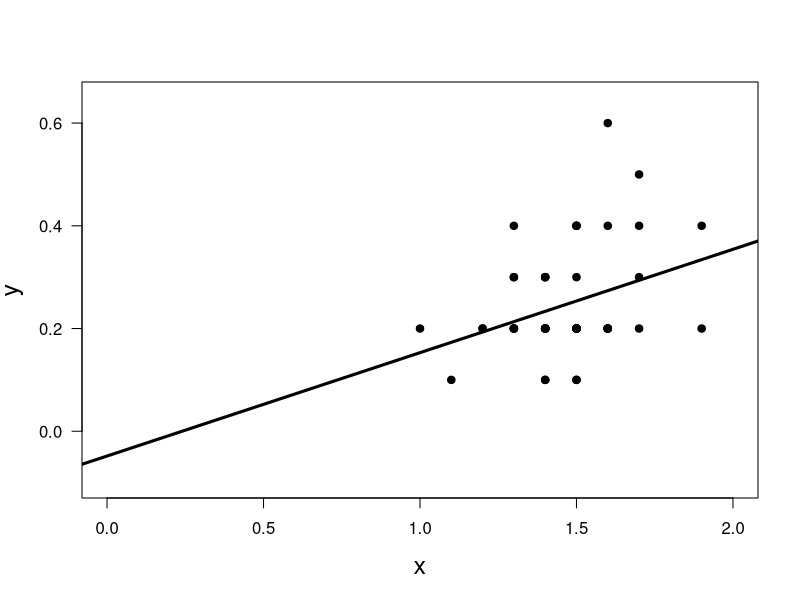
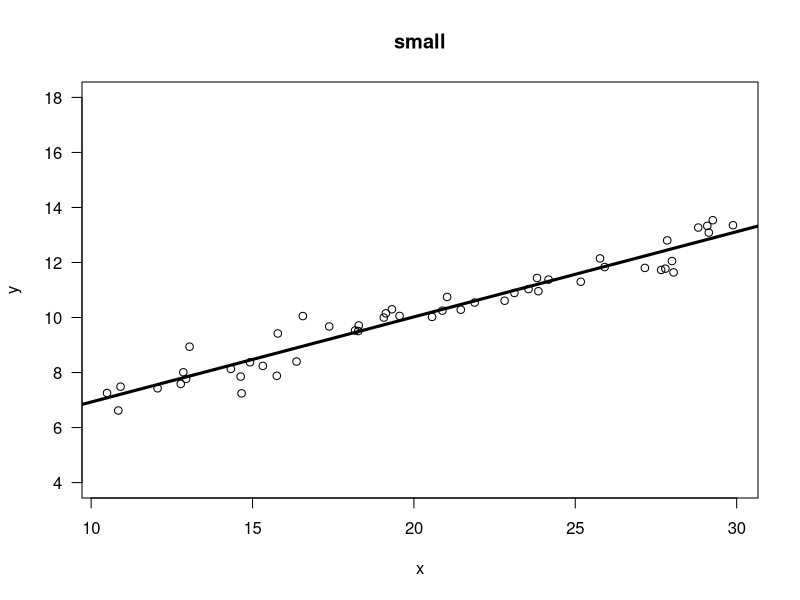
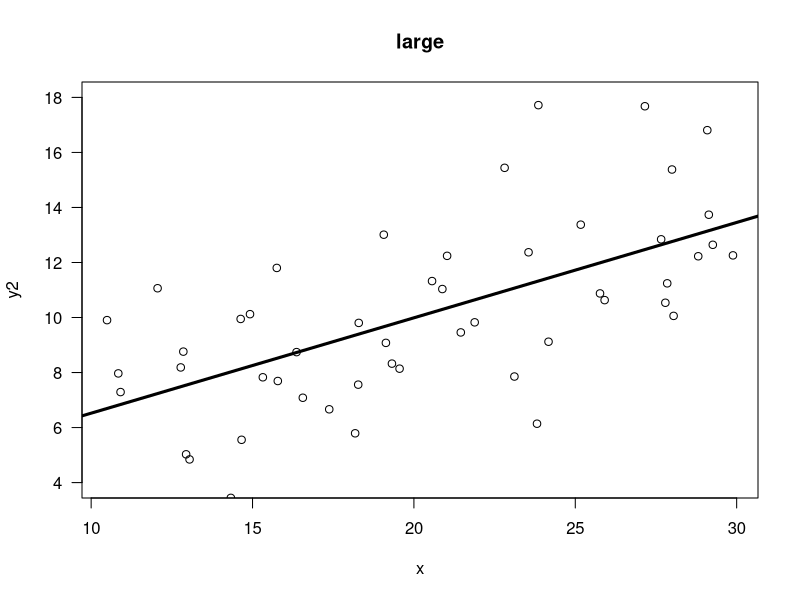
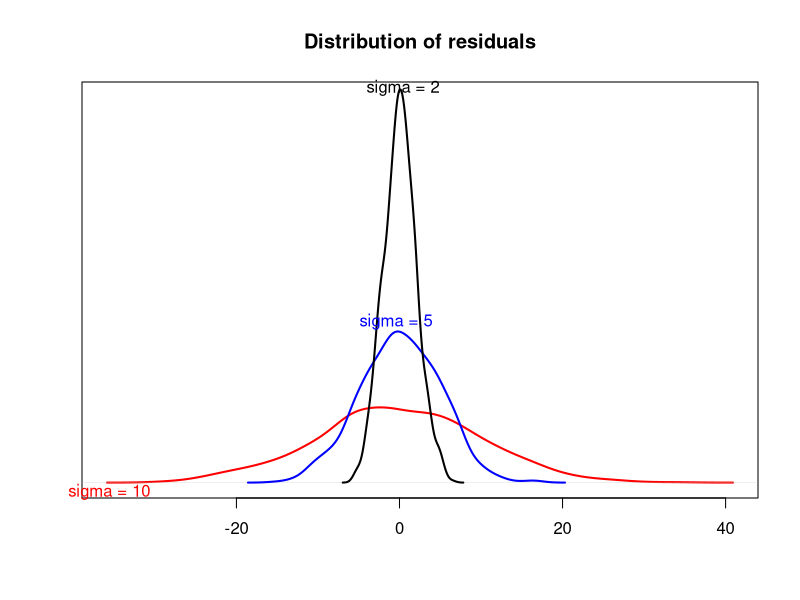

R code for these plots, in order:
## ---- chunk 1

library(rmarkdown)
library(knitr)

### Chunk options ###

## Text results
opts_chunk$set(echo = TRUE, warning = FALSE, message = FALSE)

## Code decoration
opts_chunk$set(tidy = FALSE, comment = NA, highlight = TRUE, size = "footnotesize")

# ## Cache
#opts_chunk$set(cache = 2, cache.path = "knitr_output/cache/")
# opts_chunk$set(cache.extra = rand_seed)
# 
# ## Plots
#opts_chunk$set(fig.path = "knitr_output/figures/")
# opts_chunk$set(dpi = 300, fig.align = "default")   # may want 'center' sometimes
# 
# # Figure format
# opts_chunk$set(dev='pdf')  # e.g. choose among 'pdf', 'png', 'svg'...
# # may include specific dev.args as a list... see knitr help



### Hooks ###

## Crop plot margins
#knit_hooks$set(crop = hook_pdfcrop)   


## ---- chunk 2
data(iris)
setosa <- iris[iris$Species == "setosa", ]
plot(setosa[,3], setosa[,4], xlab = "x", ylab = "y", ylim = c(-0.1, 0.65), 
     pch=19, las = 1, cex.lab = 1.5, xlim = c(0, 2))
abline(lm(setosa[,4] ~ setosa[,3]), lwd = 3)
## ---- chunk 3
set.seed(123)
x <- runif(50, 10, 30)
y <- rnorm(50, 4 + 0.3*x, 0.5)
plot(x, y, las = 1, main = "small", ylim = c(4, 18))
abline(lm(y ~ x), lwd = 3)
## ---- chunk 4
y2 <- rnorm(50, 4 + 0.3*x, 3)
plot(x, y2, las = 1, main = "large", ylim = c(4, 18))
abline(lm(y2 ~ x), lwd = 3)
## ---- chunk 5
s1 <- density(rnorm(1000, 0, 2))
s2 <- density(rnorm(1000, 0, 5))
s3 <- density(rnorm(1000, 0, 10))
plot(s3, ylim=c(0,0.2), ylab="", xlab="", main="Distribution of residuals", lwd=2, col="red", yaxt="n")
lines(s2, lwd=2, col="blue")
lines(s1, lwd=2)
Hmisc::labcurve(list(s1, s2, s3), labels=paste("sigma = ", c(2,5,10), sep=""), type="l", col=c("black", "blue", "red"))
